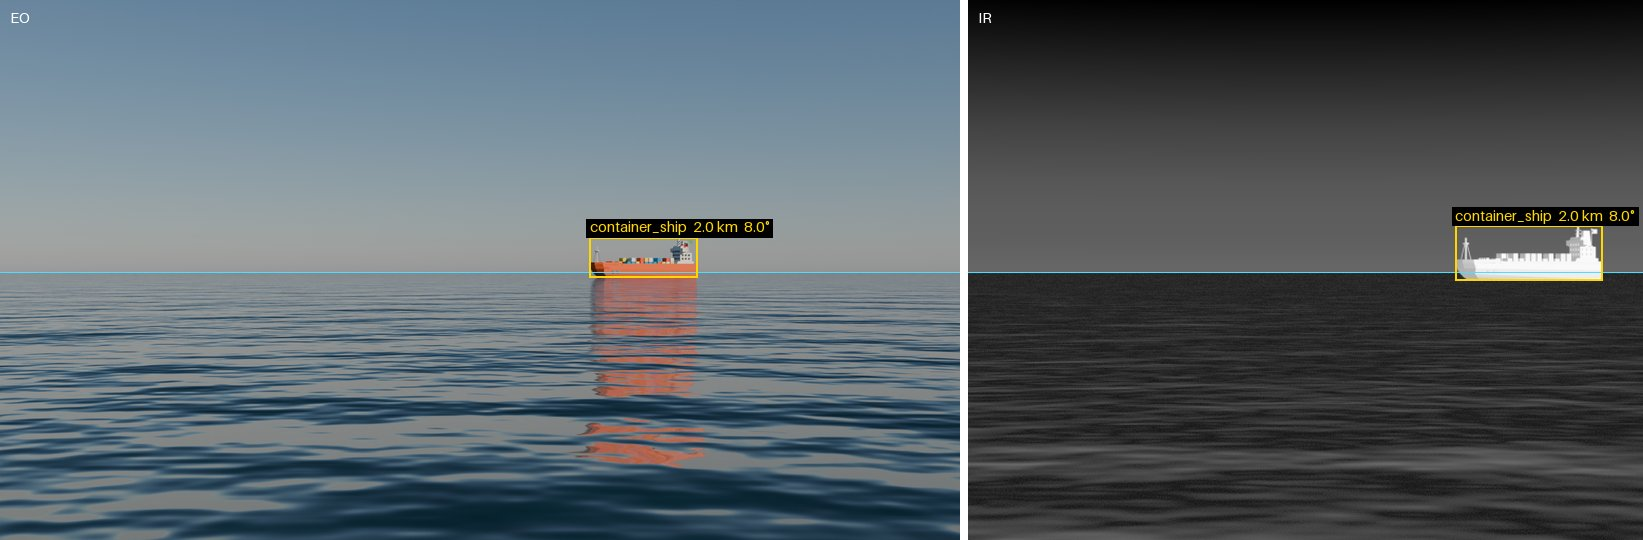

The Python source for this figure:
"""The README's hero: each frame of a render, side by side, with labels.json drawn on.

uv run seascape render scenarios/baseline.toml -o out/
uv run python docs/hero.py out/ docs/hero.jpg
"""

import json
import sys
from pathlib import Path

from PIL import Image, ImageDraw, ImageFont

HEIGHT_PX = 540
GAP_PX = 8
BOX = (255, 214, 0)
HORIZON = (80, 220, 255)


def frame(run: Path, image: dict, annotations: list[dict]) -> Image.Image:
    img = Image.open(run / image["file_name"]).convert("RGB")
    s = HEIGHT_PX / img.height
    img = img.resize((round(img.width * s), HEIGHT_PX), Image.Resampling.LANCZOS)
    draw = ImageDraw.Draw(img)
    font = ImageFont.load_default(size=15)
    draw.line([(x * s, y * s) for x, y in image["horizon_px"]], fill=HORIZON)
    for a in annotations:
        x, y, w, h = (v * s for v in a["bbox"])
        draw.rectangle([x, y, x + w, y + h], outline=BOX, width=2)
        text = f"{a['name']}  {a['range_m'] / 1000:.1f} km  {a['bearing_deg']:.1f}°"
        left, top, right, bottom = draw.textbbox((x, y - 20), text, font=font)
        draw.rectangle([left - 3, top - 2, right + 3, bottom + 2], fill="black")
        draw.text((x, y - 20), text, fill=BOX, font=font)
    draw.text((10, 8), image["band"].upper(), fill="white", font=font)
    return img


def main(run: Path, out: Path) -> None:
    labels = json.loads((run / "labels.json").read_text())
    frames = [
        frame(run, im, [a for a in labels["annotations"] if a["image_id"] == im["id"]])
        for im in labels["images"]
    ]
    width = sum(f.width for f in frames) + GAP_PX * (len(frames) - 1)
    sheet = Image.new("RGB", (width, HEIGHT_PX), "white")
    x = 0
    for f in frames:
        sheet.paste(f, (x, 0))
        x += f.width + GAP_PX
    sheet.save(out, quality=85)


if __name__ == "__main__":
    main(Path(sys.argv[1]), Path(sys.argv[2]))
